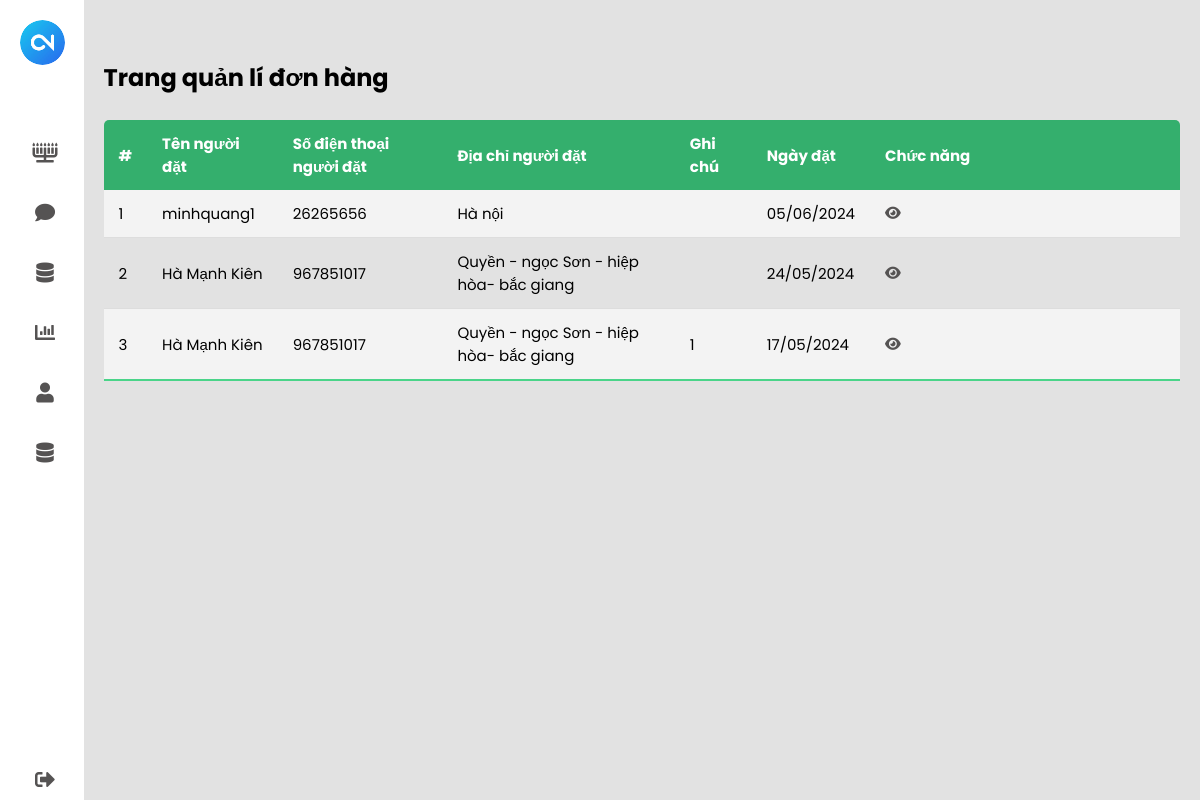
/admin/view/donhang.php (signed in), run on the app's committed database.
### tables this page shows
CREATE TABLE `orders` (
  `order_id` int(11) NOT NULL,
  `order_name` varchar(255) NOT NULL,
  `order_phone` int(11) NOT NULL,
  `order_address` varchar(255) NOT NULL,
  `order_note` varchar(255) NOT NULL,
  `order_total` int(11) NOT NULL,
  `created_time` int(11) NOT NULL
);

### admin/modul/database.php (called while the page is built, shortened)
<?php
class Database{
    public $host = DB_HOST;
    public $user = DB_USER;
    public $pass = DB_PASS;
    public $dbname = DB_NAME;
    public $link;
public function connectDB(){
    $this->link = new mysqli($this->host , $this->user, $this->pass , $this->dbname);
    if($this->link){
        return false;
    }
}
public function select($query){
    $result = $this->link->query($query) or
     die($this->link->error.__LINE__);
    if($result != false && $result->num_rows > 0){
        return $result;
    }else{
        return false;
    }
}
}
?>

### admin/modul/class.php (called while the page is built, shortened)
<?php
include '../modul/database.php';
class Sanpham
{
    private $db;
    public function __construct()
    {
        $this->db = new Database();
    }
    public function show_donhang()
    {
        $query = "SELECT * FROM orders ORDER BY order_id DESC";
        $result = $this->db->select($query);
        return $result;
    }
}
?>

### admin/view/donhang.php (the view, shortened to what this page needs)
<?php
include './header.php';
include './menu.php';
include '../modul/class.php';
$sanpham_class = new Sanpham();
$show_donhang = $sanpham_class->show_donhang();
?>
<section class="main">
    <div class="df pdt">
        <div class="main-top">
            <h1>Trang quản lí đơn hàng</h1>
        </div>
    </div>
    <table class="table">
        <thead>
            <tr>
                <th scope="col">#</th>
                <th scope="col">Tên người đặt</th>
                <th scope="col">Số điện thoại người đặt</th>
                <th scope="col">Địa chỉ người đặt</th>
                <th scope="col">Ghi chú</th>
                <th scope="col">Ngày đặt</th>
                <th scope="col">Chức năng</th>
            </tr>
        </thead>
        <tbody>
            <?php
            if ($show_donhang) {
                $num = 0;
                while ($kq = $show_donhang->fetch_assoc()) {
                    $num++;
                    ?>
                    <tr>
                        <td scope="row">
                            <?php echo $num ?>
                        </td>
                        <td>
                            <?php echo $kq['order_name'] ?>
                        </td>
                        <td>
                            <?php echo $kq['order_phone'] ?>
                        </td>
                        <td>
                            <?php echo $kq['order_address'] ?>
                        </td>
                        <td>
                            <?php echo $kq['order_note'] ?>
                        </td>
                        <td>
                            <?= date('d/m/Y', $kq['created_time']) ?>
                        </td>
                        <td><a class="a_btn" href="./xemdonhang.php?order_id=<?php echo $kq['order_id'] ?>"><i
                                    class="fa-solid fa-eye"></i></a></td>
                    </tr>
                    <?php
                }
            }
            ?>
        </tbody>
    </table>
    </div>
    </body>
    </html>

### admin/public/css/index.css (style rules this page uses)
* { margin: 0; padding: 0; outline: none; border: none; text-decoration: none; box-sizing: border-box; font-family: "Poppins", sans-serif; }
body { background: rgb(226, 226, 226); }
a { position: relative; width: 280px; font-size: 14px; color: rgb(85, 83, 83); display: table; padding: 10px; }
.main { position: relative; padding: 20px; width: 100%; }
.main-top { display: flex; width: 100%; }
.table { border-collapse: collapse; margin: 25px 0; font-size: 15px; min-width: 100%; overflow: hidden; border-radius: 5px 5px 0 0; }
table thead tr { color: #fff; background: #34AF6D; text-align: left; font-weight: bold; }
.table th, .table td { padding: 12px 15px; }
.table tbody tr { border-bottom: 1px solid #ddd; }
.table tbody tr:nth-of-type(odd) { background: #f3f3f3; }
.table tbody tr:last-of-type { border-bottom: 2px solid #4AD489; }

### admin/public/css/main.css (style rules this page uses)
:root { --green-color:#34AF6D; --white-color:white; --red-color:rgb(222, 74, 74); }
a { text-decoration: none; background: transparent; }
.df { display: flex; }
.pdt { padding-top: 40px; }

### data on the page
orders: order_name "minhquang1", order_phone "26265656", order_address "Hà nội", created_time "05/06/2024"
orders: order_name "Hà Mạnh Kiên", order_phone "967851017", order_address "Quyền - ngọc Sơn - hiệp hòa- bắc giang", created_time "24/05/2024"
orders: order_name "Hà Mạnh Kiên", order_phone "967851017", order_address "Quyền - ngọc Sơn - hiệp hòa- bắc giang", order_note "1", created_time "17/05/2024"
